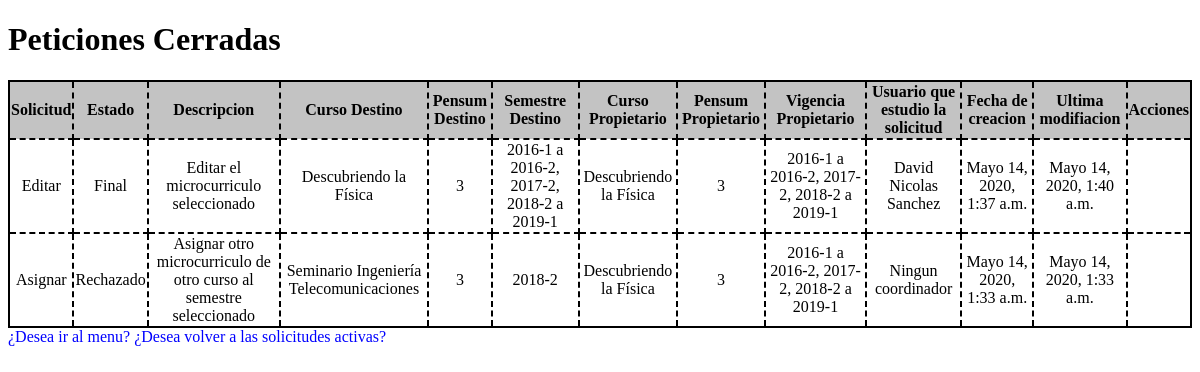
Page /rechazados/ (signed in) on the committed database.
### core/models.py (models this page shows, shortened)
class Solicitud(models.Model):
    id = models.AutoField(primary_key=True)
    soli = models.CharField(max_length=255, verbose_name="Solicitud")
    estado = models.CharField(max_length=255, verbose_name="Estado")
    descripcion = models.TextField(verbose_name="Descripcion")
    curso_destino = models.CharField(max_length=255, verbose_name="Curso Destino")
    pensum_destino = models.CharField(max_length=255, verbose_name="Pensum Destino")
    curso_propietario = models.CharField(max_length=255, verbose_name="Curso Propietario")
    pensum_propietario = models.CharField(max_length=255, verbose_name="Pensum Propietario")
    semestre_asignar = models.CharField(max_length=255, verbose_name="Semestre a asignar")
    vigencias_original = models.CharField(max_length=255, verbose_name="Vigencia Original",null=True)
    microcurriculo = models.ForeignKey(Microcurriculum_2,verbose_name="Microcurriculo",on_delete=models.SET_NULL,null=True)
    archivo = models.FileField(upload_to="files/",verbose_name="Comentarios")
    usuario = models.CharField(max_length=255, verbose_name="Usuario que realizo la peticion")
    coordinador = models.CharField(max_length=255, verbose_name="Coordinador que estudio la peticion")
    original = models.CharField(max_length=255, verbose_name="Microcurriculo Original")
    tipo = models.CharField(max_length=255, verbose_name="Tipo")
    created = models.DateTimeField(auto_now_add=True, verbose_name="Fecha de creacion")
    updated = models.DateTimeField(auto_now=True, verbose_name="Fecha de actualizacion")
    class Meta:
        verbose_name = "Solicitud"
        verbose_name_plural = "Solicitudes"
        ordering = ["id"]

### core/views.py (the view)
# urls.py: path('rechazados/',views.rechazados,name="rechazados"),
def rechazados(request):
    if request.user.is_authenticated:
        if (str(request.user.groups.all()[0])=='Coordinador' or str(request.user.groups.all()[0])=='Editor'):
            if (str(request.user.groups.all()[0])=='Coordinador' and str(request.user.userrol.rol)=="Coordinador"):
                Rechazados=Solicitud.objects.filter(tipo="Cerrado").order_by('-updated')
            elif(str(request.user.groups.all()[0])=='Editor' or (str(request.user.groups.all()[0])=='Coordinador' and str(request.user.userrol.rol)=="Editor")):
                name=request.user.first_name+" "+request.user.last_name
                Rechazados=Solicitud.objects.filter(usuario=name,tipo="Cerrado").order_by('-updated')
            return render(request, "core/rechazados.html",{'Rechazados':Rechazados})
        else:
            return redirect('/nucleo')
    return redirect('/login')

### core/templatetags/auth_extras.py (called while the page is built)
@register.filter(name='has_group')
def has_group(user, group_name):
    group = Group.objects.get(name=group_name)
    return True if group in user.groups.all() else False

@register.filter(name='has_rol')
def has_rol(user, rol_name):
    if(str(user.userrol.rol)==str(rol_name) and str(user.groups.all()[0])=='Coordinador'):
        return True
    else:
        return False

### core/templates/core/rechazados.html (shortened to what this page needs)
<!DOCTYPE html>
<html lang="es">
{% load auth_extras %}
{% load static %}
<head>
</head>
<body>
    <form method="POST" enctype="multipart/form-data">
        <h1>Peticiones Cerradas</h1>
        <table>
            <tr class="td1">
                <td><strong>Solicitud</strong></td>
                <td><strong>Estado</strong></td>
                <td><strong>Descripcion</strong></td>
                <td><strong>Curso Destino</strong></td>
                <td><strong>Pensum Destino</strong></td>
                <td><strong>Semestre Destino</strong></td>
                <td><strong>Curso Propietario</strong></td>
                <td><strong>Pensum Propietario</strong></td>
                <td><strong>Vigencia Propietario</strong></td>
                {% if request.user|has_group:"Coordinador" and request.user|has_rol:"Coordinador"%}
                    <td><strong>Usuario que realizo la solicitud</strong></td>
                {% elif request.user|has_group:"Editor" or request.user|has_rol:"Editor" %}
                    <td><strong>Usuario que estudio la solicitud</strong></td>
                {% endif %}
                <td><strong>Fecha de creacion</strong></td>
                <td><strong>Ultima modifiacion</strong></td>
                <td><strong>Acciones</strong></td>
            </tr>
            {% for rechazado in Rechazados %}
                <tr>
                    <td id="soli{{rechazado.microcurriculo.id}}" name="soli{{rechazado.microcurriculo.id}}">{{rechazado.soli}}</td>
                    <td id="estado{{rechazado.microcurriculo.id}}" name="estado{{rechazado.microcurriculo.id}}">{{rechazado.estado}}</td>
                    <td id="descripcion{{rechazado.microcurriculo.id}}" name="descripcion{{rechazado.microcurriculo.id}}">{{rechazado.descripcion}}</td>
                    <td id="curso_d{{rechazado.microcurriculo.id}}" name="curso_d{{rechazado.microcurriculo.id}}">{{rechazado.curso_destino}}</td>
                    <td id="pensum_d{{rechazado.microcurriculo.id}}" name="pensum_d{{rechazado.microcurriculo.id}}">{{rechazado.pensum_destino}}</td>
                    <td id="semestre{{rechazado.microcurriculo.id}}" name="semestre{{rechazado.microcurriculo.id}}">{{rechazado.semestre_asignar}}</td>
                    <td id="curso_p{{rechazado.microcurriculo.id}}" name="curso_p{{rechazado.microcurriculo.id}}">{{rechazado.curso_propietario}}</td>
                    <td id="pensum_p{{rechazado.microcurriculo.id}}" name="pensum_p{{rechazado.microcurriculo.id}}">{{rechazado.pensum_propietario}}</td>
                    <td id="vigencia{{rechazado.microcurriculo.id}}" name="vigencia{{rechazado.microcurriculo.id}}">{{rechazado.vigencias_original}}</td>
                    {% if request.user|has_group:"Coordinador" and request.user|has_rol:"Coordinador"%}
                        <td id="user{{rechazado.microcurriculo.id}}" name="user{{rechazado.microcurriculo.id}}">{{rechazado.usuario}}</td>
                    {% elif request.user|has_group:"Editor" or request.user|has_rol:"Editor" %}
                        {% if rechazado.coordinador %}
                            <td id="coord{{rechazado.microcurriculo.id}}" name="coord{{rechazado.microcurriculo.id}}">{{rechazado.coordinador}}</td>
                        {% else %}
                            <td>Ningun coordinador </td>
                        {% endif %}
                    {% endif %}
                    <td id="date_new{{rechazado.microcurriculo.id}}" name="date_new{{rechazado.microcurriculo.id}}">{{rechazado.created}}</td>
                    <td id="date{{rechazado.microcurriculo.id}}" name="date{{rechazado.microcurriculo.id}}">{{rechazado.updated}}</td>
                </tr>
            {% endfor %}
        </table>
        <a href="{% url 'nucleo' %}" class="isActivated">¿Desea ir al menu?</a>
        <a href="{% url 'peticiones' %}" class="isActivated">¿Desea volver a las solicitudes activas?</a>
    </form>
</body>
</html>

### core/templates/core/rechazados.html (style rules this page uses)
A:link { color: blue; font-size: 12pt; text-decoration: none }
table { border-collapse: collapse; text-align: center; border: black 2px solid; }
td { border: black 2px dashed; }
tr { border: black 2px dashed; }
.td1 { background: #c3c3c3; }

### rows in the picture
Solicitud: soli "Editar", estado "Final", descripcion "Editar el microcurriculo seleccionado", curso_destino "Descubriendo la Física", pensum_destino "3", semestre_asignar "2016-1 a 2016-2, 2017-2, 2018-2 a 2019-1", curso_propietario "Descubriendo la Física", pensum_propietario "3", vigencias_original "2016-1 a 2016-2, 2017-2, 2018-2 a 2019-1", coordinador "David Nicolas Sanchez", created "Mayo 14, 2020, 1:37 a.m.", updated "Mayo 14, 2020, 1:40 a.m."
Solicitud: soli "Asignar", estado "Rechazado", descripcion "Asignar otro microcurriculo de otro curso al semestre seleccionado", curso_destino "Seminario Ingeniería Telecomunicaciones", pensum_destino "3", semestre_asignar "2018-2", curso_propietario "Descubriendo la Física", pensum_propietario "3", vigencias_original "2016-1 a 2016-2, 2017-2, 2018-2 a 2019-1", coordinador "Ningun coordinador", created "Mayo 14, 2020, 1:33 a.m.", updated "Mayo 14, 2020, 1:33 a.m."
